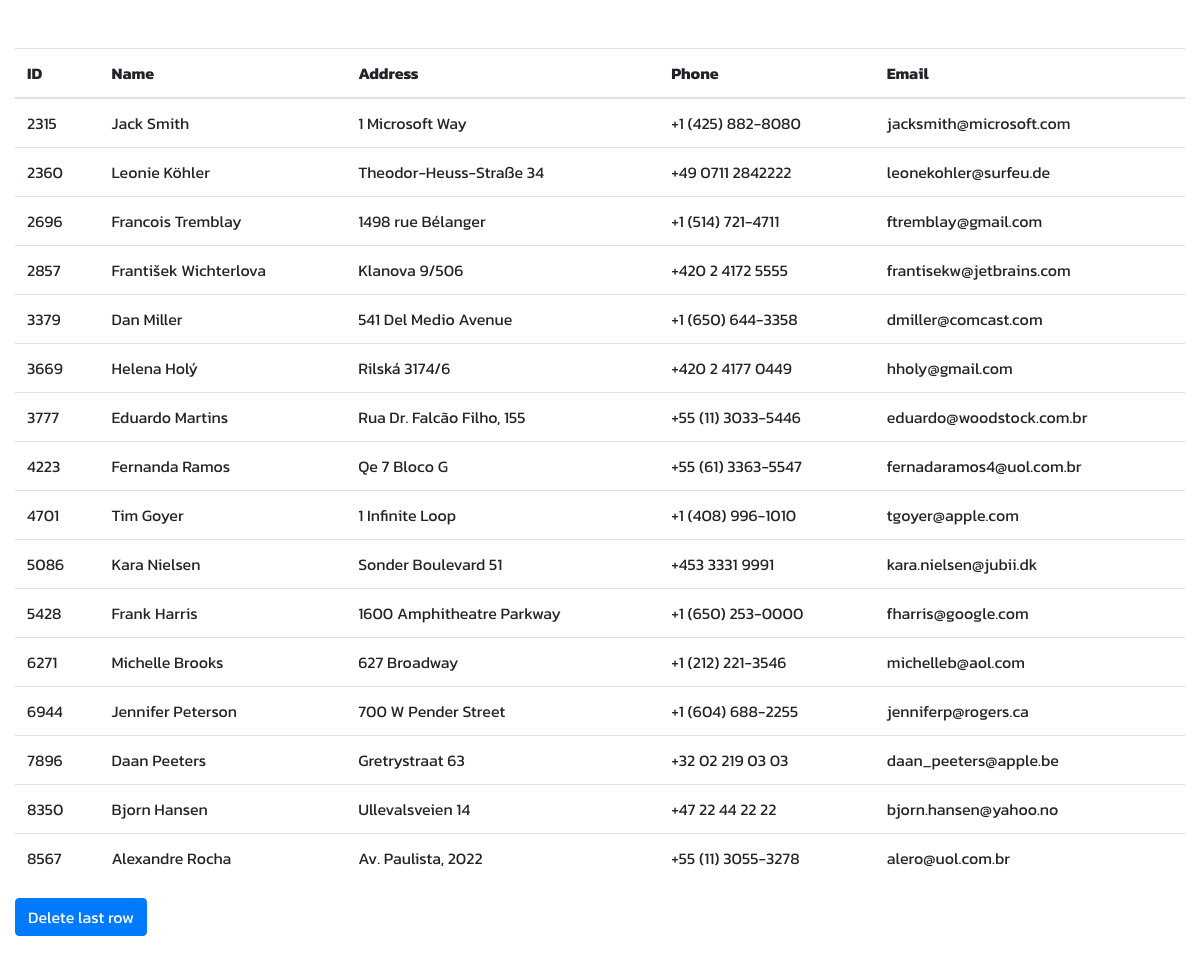
The page /lab9/1/index.php on the database its author committed.
### tables this page shows
CREATE TABLE "customers" (
	"CustomerId"	INTEGER NOT NULL,
	"FirstName"	NVARCHAR(40) NOT NULL,
	"LastName"	NVARCHAR(20) NOT NULL,
	"Company"	NVARCHAR(80),
	"Address"	NVARCHAR(70),
	"City"	NVARCHAR(40),
	"State"	NVARCHAR(40),
	"Country"	NVARCHAR(40),
	"PostalCode"	NVARCHAR(10),
	"Phone"	NVARCHAR(24),
	"Fax"	NVARCHAR(24),
	"Email"	NVARCHAR(60) NOT NULL,
	"SupportRepId"	INTEGER,
	PRIMARY KEY("CustomerId" AUTOINCREMENT),
	FOREIGN KEY("SupportRepId") REFERENCES "employees"("EmployeeId") ON DELETE NO ACTION ON UPDATE NO ACTION
);

### lab9/1/index.php (the view, shortened to what this page needs)
<!DOCTYPE html>
<html lang="en">
<head>
    <link rel="stylesheet" href="https://cdn.jsdelivr.net/npm/bootstrap@4.0.0/dist/css/bootstrap.min.css">
</head>
<body>
    <div class="container-fluid mt-5">
        <table class="table">
            <thead>
                <tr>
                    <th>ID</th>
                    <th>Name</th>
                    <th>Address</th>
                    <th>Phone</th>
                    <th>Email</th>
                </tr>
            </thead>
            <?php
            $db = new MyDB();
            $sql = "SELECT * from customers";
            $ret = $db->query($sql);
            while ($row = $ret->fetchArray(SQLITE3_ASSOC)) {
                echo "
            <tr>
            <td>" . $row['CustomerId'] . "</td>
            <td>" . $row['FirstName'] . " " . $row['LastName'] . "</td>
            <td>" . $row['Address'] . "</td>
            <td>" . $row['Phone'] . "</td>
            <td>" . $row['Email'] . "</td>
            </tr>";
            }
            ?>
        </table>
        <form action="index.php">
            <button type="submit" class="btn btn-primary mb-5">Delete last row</button>
        </form>
    </div>
</body>
</html>

### lab9/1/index.php (style rules this page uses)
* { font-family: 'Kanit', sans-serif; }

### rows shown on the page
customers: CustomerId "2315", FirstName "Jack", LastName "Smith", Address "1 Microsoft Way", Phone "+1 (425) 882-8080", Email "jacksmith@microsoft.com"
customers: CustomerId "2360", FirstName "Leonie", LastName "Köhler", Address "Theodor-Heuss-Straße 34", Phone "+49 0711 2842222", Email "leonekohler@surfeu.de"
customers: CustomerId "2696", FirstName "Francois", LastName "Tremblay", Address "1498 rue Bélanger", Phone "+1 (514) 721-4711", Email "ftremblay@gmail.com"
customers: CustomerId "2857", FirstName "František", LastName "Wichterlova", Address "Klanova 9/506", Phone "+420 2 4172 5555", Email "frantisekw@jetbrains.com"
customers: CustomerId "3379", FirstName "Dan", LastName "Miller", Address "541 Del Medio Avenue", Phone "+1 (650) 644-3358", Email "dmiller@comcast.com"
customers: CustomerId "3669", FirstName "Helena", LastName "Holý", Address "Rilská 3174/6", Phone "+420 2 4177 0449", Email "hholy@gmail.com"
customers: CustomerId "3777", FirstName "Eduardo", LastName "Martins", Address "Rua Dr. Falcão Filho, 155", Phone "+55 (11) 3033-5446", Email "eduardo@woodstock.com.br"
customers: CustomerId "4223", FirstName "Fernanda", LastName "Ramos", Address "Qe 7 Bloco G", Phone "+55 (61) 3363-5547", Email "fernadaramos4@uol.com.br"
customers: CustomerId "4701", FirstName "Tim", LastName "Goyer", Address "1 Infinite Loop", Phone "+1 (408) 996-1010", Email "tgoyer@apple.com"
customers: CustomerId "5086", FirstName "Kara", LastName "Nielsen", Address "Sonder Boulevard 51", Phone "+453 3331 9991", Email "kara.nielsen@jubii.dk"
customers: CustomerId "5428", FirstName "Frank", LastName "Harris", Address "1600 Amphitheatre Parkway", Phone "+1 (650) 253-0000", Email "fharris@google.com"
customers: CustomerId "6271", FirstName "Michelle", LastName "Brooks", Address "627 Broadway", Phone "+1 (212) 221-3546", Email "michelleb@aol.com"
customers: CustomerId "6944", FirstName "Jennifer", LastName "Peterson", Address "700 W Pender Street", Phone "+1 (604) 688-2255", Email "jenniferp@rogers.ca"
customers: CustomerId "7896", FirstName "Daan", LastName "Peeters", Address "Gretrystraat 63", Phone "+32 02 219 03 03", Email "daan_peeters@apple.be"
customers: CustomerId "8350", FirstName "Bjorn", LastName "Hansen", Address "Ullevalsveien 14", Phone "+47 22 44 22 22", Email "bjorn.hansen@yahoo.no"
customers: CustomerId "8567", FirstName "Alexandre", LastName "Rocha", Address "Av. Paulista, 2022", Phone "+55 (11) 3055-3278", Email "alero@uol.com.br"
